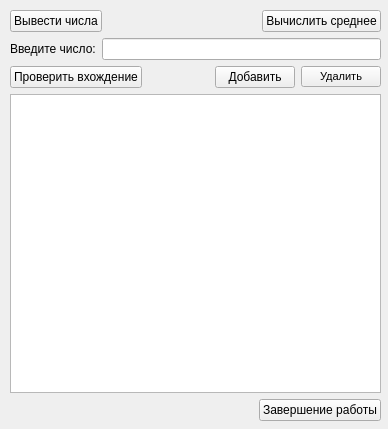
<?xml version="1.0" encoding="UTF-8"?>
<ui version="4.0">
 <class>mainWindow</class>
 <widget class="QDialog" name="mainWindow">
  <property name="geometry">
   <rect>
    <x>0</x>
    <y>0</y>
    <width>388</width>
    <height>429</height>
   </rect>
  </property>
  <property name="windowTitle">
   <string>Контейнер чисел</string>
  </property>
  <widget class="QWidget" name="layoutWidget">
   <property name="geometry">
    <rect>
     <x>10</x>
     <y>10</y>
     <width>371</width>
     <height>411</height>
    </rect>
   </property>
   <layout class="QVBoxLayout" name="verticalLayout_2">
    <item>
     <layout class="QVBoxLayout" name="verticalLayout">
      <item>
       <layout class="QHBoxLayout" name="horizontalLayout">
        <item>
         <widget class="QPushButton" name="printButton">
          <property name="focusPolicy">
           <enum>Qt::NoFocus</enum>
          </property>
          <property name="text">
           <string>Вывести числа</string>
          </property>
         </widget>
        </item>
        <item>
         <spacer name="horizontalSpacer">
          <property name="orientation">
           <enum>Qt::Horizontal</enum>
          </property>
          <property name="sizeHint" stdset="0">
           <size>
            <width>40</width>
            <height>20</height>
           </size>
          </property>
         </spacer>
        </item>
        <item>
         <widget class="QPushButton" name="armeanButton">
          <property name="focusPolicy">
           <enum>Qt::NoFocus</enum>
          </property>
          <property name="text">
           <string>Вычислить среднее</string>
          </property>
         </widget>
        </item>
       </layout>
      </item>
      <item>
       <layout class="QHBoxLayout" name="horizontalLayout_2">
        <item>
         <widget class="QLabel" name="inputLabel">
          <property name="font">
           <font>
            <pointsize>9</pointsize>
           </font>
          </property>
          <property name="text">
           <string>Введите число:</string>
          </property>
         </widget>
        </item>
        <item>
         <widget class="QLineEdit" name="inputLine"/>
        </item>
       </layout>
      </item>
     </layout>
    </item>
    <item>
     <layout class="QHBoxLayout" name="horizontalLayout_3">
      <item>
       <widget class="QPushButton" name="checkButton">
        <property name="focusPolicy">
         <enum>Qt::NoFocus</enum>
        </property>
        <property name="text">
         <string>Проверить вхождение</string>
        </property>
       </widget>
      </item>
      <item>
       <spacer name="horizontalSpacer_2">
        <property name="orientation">
         <enum>Qt::Horizontal</enum>
        </property>
        <property name="sizeHint" stdset="0">
         <size>
          <width>40</width>
          <height>20</height>
         </size>
        </property>
       </spacer>
      </item>
      <item>
       <widget class="QPushButton" name="addButton">
        <property name="focusPolicy">
         <enum>Qt::NoFocus</enum>
        </property>
        <property name="text">
         <string>Добавить</string>
        </property>
       </widget>
      </item>
      <item>
       <widget class="QPushButton" name="delButton">
        <property name="font">
         <font>
          <pointsize>8</pointsize>
         </font>
        </property>
        <property name="focusPolicy">
         <enum>Qt::NoFocus</enum>
        </property>
        <property name="text">
         <string>Удалить</string>
        </property>
       </widget>
      </item>
     </layout>
    </item>
    <item>
     <widget class="QTextEdit" name="output">
      <property name="readOnly">
       <bool>true</bool>
      </property>
     </widget>
    </item>
    <item>
     <layout class="QHBoxLayout" name="horizontalLayout_4">
      <item>
       <spacer name="horizontalSpacer_3">
        <property name="orientation">
         <enum>Qt::Horizontal</enum>
        </property>
        <property name="sizeHint" stdset="0">
         <size>
          <width>40</width>
          <height>20</height>
         </size>
        </property>
       </spacer>
      </item>
      <item>
       <widget class="QPushButton" name="exitButton">
        <property name="focusPolicy">
         <enum>Qt::NoFocus</enum>
        </property>
        <property name="text">
         <string>Завершение работы</string>
        </property>
       </widget>
      </item>
     </layout>
    </item>
   </layout>
  </widget>
 </widget>
 <resources/>
 <connections>
  <connection>
   <sender>exitButton</sender>
   <signal>clicked()</signal>
   <receiver>mainWindow</receiver>
   <slot>reject()</slot>
   <hints>
    <hint type="sourcelabel">
     <x>345</x>
     <y>309</y>
    </hint>
    <hint type="destinationlabel">
     <x>54</x>
     <y>-12</y>
    </hint>
   </hints>
  </connection>
 </connections>
</ui>
